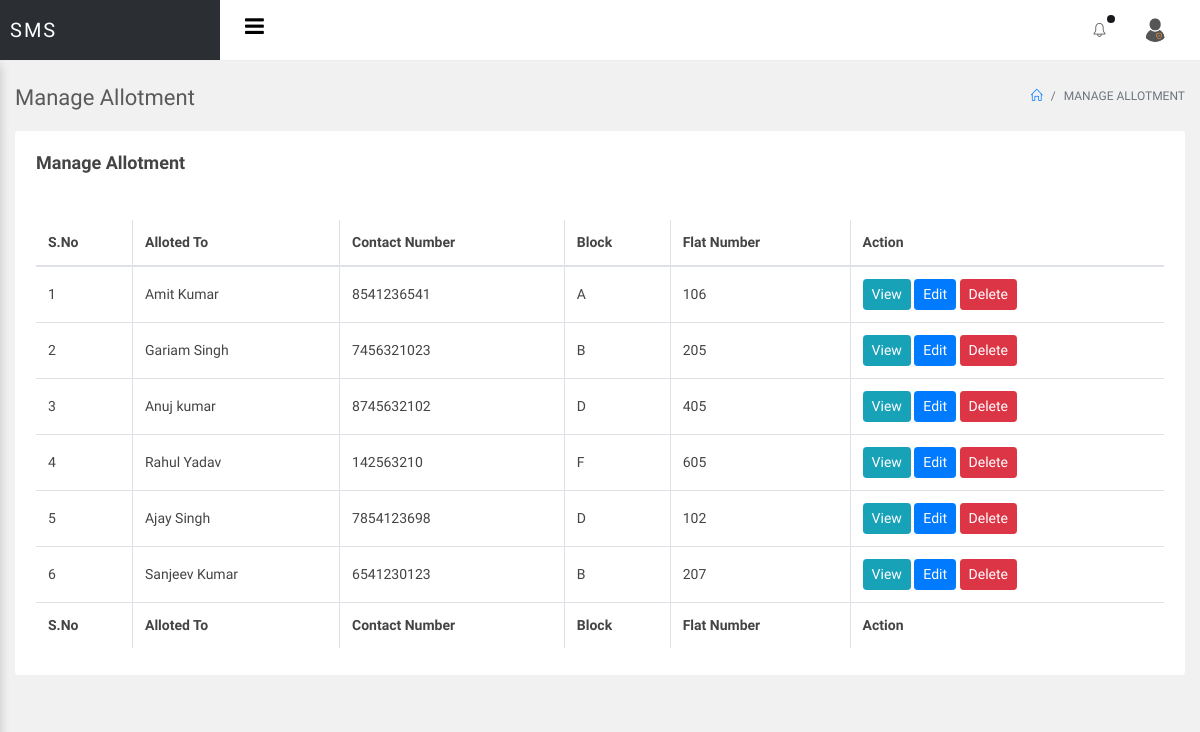
The page /sms/admin/manage-allotment.php (signed in) on the database its author committed.
### tables this page shows
CREATE TABLE `tblallotment` (
  `ID` int(10) NOT NULL,
  `Name` varchar(200) DEFAULT NULL,
  `ContactNumber` bigint(10) DEFAULT NULL,
  `Block` varchar(10) DEFAULT NULL,
  `FlatNum` int(10) DEFAULT NULL,
  `EContactnum` bigint(10) DEFAULT NULL,
  `Noofmember` int(10) DEFAULT NULL,
  `Address` mediumtext DEFAULT NULL,
  `AllotmentDate` timestamp NULL DEFAULT current_timestamp()
);

### sms/admin/manage-allotment.php (the view, shortened to what this page needs)
<?php
include('includes/dbconnection.php');
if (strlen($_SESSION['smsaid']==0)) {
  header('location:logout.php');
  } else{
  ?>
<!doctype html>
<html lang="en">
<head>
<link rel="stylesheet" href="../assets/vendor/bootstrap/css/bootstrap.min.css">
<link rel="stylesheet" href="../assets/vendor/animate-css/animate.min.css">
<link rel="stylesheet" href="../assets/vendor/font-awesome/css/font-awesome.min.css">
<link rel="stylesheet" href="../assets/vendor/jquery-datatable/dataTables.bootstrap4.min.css">
<link rel="stylesheet" href="../assets/vendor/jquery-datatable/fixedeader/dataTables.fixedcolumns.bootstrap4.min.css">
<link rel="stylesheet" href="../assets/vendor/jquery-datatable/fixedeader/dataTables.fixedheader.bootstrap4.min.css">
<link rel="stylesheet" href="../assets/vendor/sweetalert/sweetalert.css"/>
<link rel="stylesheet" href="assets/css/main.css">
<link rel="stylesheet" href="assets/css/color_skins.css">
</head>
<body class="theme-blue">
<div id="wrapper">
    <?php include_once('includes/header.php');?>
    <div id="main-content">
        <div class="container-fluid">
            <div class="block-header">
                <div class="row">
                    <div class="col-lg-5 col-md-8 col-sm-12">
                        <h2>Manage Allotment</h2>
                    </div>
                    <div class="col-lg-7 col-md-4 col-sm-12 text-right">
                        <ul class="breadcrumb justify-content-end">
                            <li class="breadcrumb-item"><a href="dashboard.php"><i class="icon-home"></i></a></li>
                            <li class="breadcrumb-item active">Manage Allotment</li>
                        </ul>
                    </div>
                </div>
            </div>
            <div class="row clearfix">
                <div class="col-lg-12">
                    <div class="card">
                        <div class="header">
                            <h2>Manage Allotment</h2>
                        </div>
                        <div class="body">
                            <div class="table-responsive">
                                <table class="table table-bordered table-hover js-basic-example dataTable table-custom">
                                    <thead>
                                        <tr>
                                            <th>S.No</th>
                                            <th>Alloted To</th>
                                            <th>Contact Number</th>
                                            <th>Block</th>
                                            <th>Flat Number</th>
                                            <th>Action</th>
                                        </tr>
                                    </thead>
                                    <tbody>
                                        <?php
$sql="SELECT * from tblallotment";
$query = $dbh -> prepare($sql);
$query->execute();
$results=$query->fetchAll(PDO::FETCH_OBJ);
$cnt=1;
if($query->rowCount() > 0)
{
foreach($results as $row)
{               ?>
                                        <tr>
                  <td><?php echo htmlentities($cnt);?></td>
                  <td><?php  echo htmlentities($row->Name);?></td>
                  <td><?php  echo htmlentities($row->ContactNumber);?></td>
                  <td><?php  echo htmlentities($row->Block);?></td>
                  <td><?php  echo htmlentities($row->FlatNum);?></td>
                  <td>
                 <a href="allotment-details.php?viewid=<?php echo htmlentities ($row->FlatNum);?>&&bviewid=<?php echo htmlentities ($row->Block);?>" class="btn btn-info btn-sm">View</a>
                <a href="edit-allotment-detail.php?editid=<?php echo htmlentities ($row->ID);?>" class="btn btn-primary btn-sm">Edit</a>
                <a href="manage-allotment.php?delid=<?php echo htmlentities ($row->ID);?>" class="btn btn-danger btn-sm" onclick="return confirm('Do you really want to delete?')">Delete</a>
            </td>
                                        </tr>
                                        <?php $cnt=$cnt+1;}} ?>
                                    </tbody>
                                    <tfoot>
                                        <tr>
                                            <th>S.No</th>
                                            <th>Alloted To</th>
                                            <th>Contact Number</th>
                                            <th>Block</th>
                                            <th>Flat Number</th>
                                            <th>Action</th>
                                        </tr>
                                    </tfoot>
                                </table>
                            </div>
                        </div>
                    </div>
                </div>
              </div>
        </div>
    </div>
</div>
</body>
</html>
<?php }  ?>

### sms/admin/includes/header.php (shortened to what this page needs)
<nav class="navbar navbar-fixed-top">
       <div class="container-fluid">
           <div class="navbar-brand">
               <a href="dashboard.php">
                   <span class="name">SMS</span>
               </a>
           </div>
           <div class="navbar-right">
               <ul class="list-unstyled clearfix mb-0">
                   <li>
                       <div class="navbar-btn btn-toggle-show">
                           <button type="button" class="btn-toggle-offcanvas"><i class="lnr lnr-menu fa fa-bars"></i></button>
                       </div>
                   </li>
                   <li>
                       <div id="navbar-menu">
                           <ul class="nav navbar-nav">
                               <li class="dropdown">
                                   <a href="javascript:void(0);" class="dropdown-toggle icon-menu" data-toggle="dropdown">
                                       <i class="icon-bell"></i>
                                       <span class="notification-dot"></span>
                                   </a>
                               </li>
                               <li class="dropdown">
                                   <a href="javascript:void(0);" class="dropdown-toggle icon-menu" data-toggle="dropdown">
                                       <img class="rounded-circle" src="assets/images/download.png" width="30" alt="">
                                   </a>
                               </li>
                           </ul>
                       </div>
                   </li>
               </ul>
           </div>
       </div>
   </nav>

### rows shown on the page
tblallotment: Name "Amit Kumar", ContactNumber "8541236541", Block "A", FlatNum "106"
tblallotment: Name "Gariam Singh", ContactNumber "7456321023", Block "B", FlatNum "205"
tblallotment: Name "Anuj kumar", ContactNumber "8745632102", Block "D", FlatNum "405"
tblallotment: Name "Rahul Yadav", ContactNumber "142563210", Block "F", FlatNum "605"
tblallotment: Name "Ajay Singh", ContactNumber "7854123698", Block "D", FlatNum "102"
tblallotment: Name "Sanjeev Kumar", ContactNumber "6541230123", Block "B", FlatNum "207"
